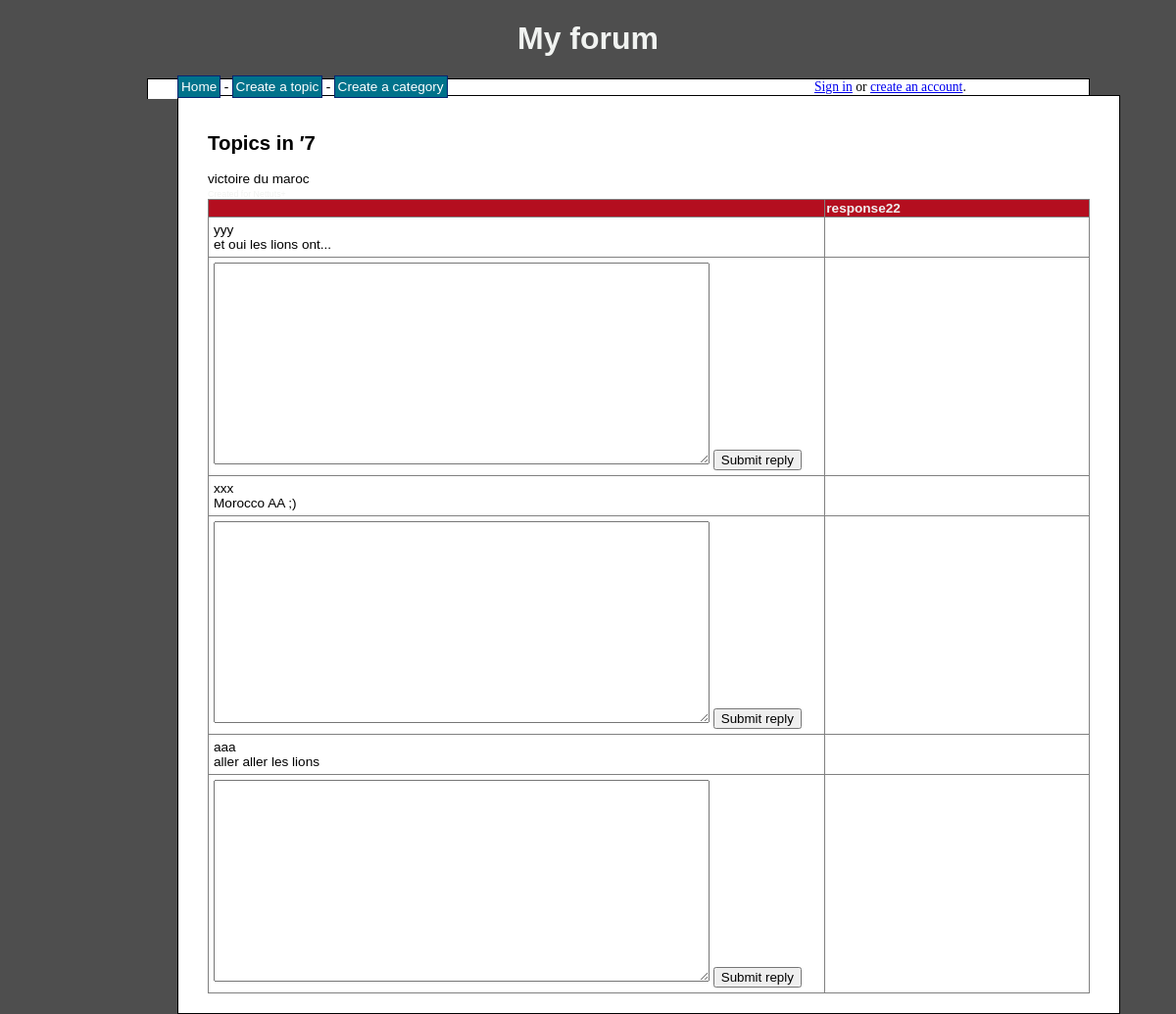
/Admin/topic.php?id=7, run on the app's committed database.
### tables this page shows
CREATE TABLE `topics` (
  `topic_id` int(8) NOT NULL,
  `topic_subject` varchar(255) NOT NULL,
  `topic_date` datetime NOT NULL,
  `topic_cat` int(8) NOT NULL,
  `topic_by` int(8) NOT NULL
);

CREATE TABLE `posts` (
  `post_id` int(8) NOT NULL,
  `post_content` text NOT NULL,
  `post_date` datetime NOT NULL,
  `post_topic` int(8) NOT NULL,
  `post_by` int(8) NOT NULL
);

CREATE TABLE `users` (
  `user_id` int(8) NOT NULL,
  `user_name` varchar(30) NOT NULL,
  `user_pass` varchar(255) NOT NULL,
  `user_email` varchar(255) NOT NULL,
  `user_date` datetime NOT NULL,
  `user_level` int(8) NOT NULL
);

### Admin/topic.php (the view, shortened to what this page needs)
<?php
include 'header.php';
$sql = "SELECT
             topic_id,
            topic_subject
        FROM
            topics
        WHERE
            topics.topic_id = " . mysql_real_escape_string($_GET['id']);
$result = mysql_query($sql);
if(!$result)
{
    echo 'The topic could not be displayed, please try again later.' . mysql_error();
}
else
{
    if(mysql_num_rows($result) == 0)
    {
        echo 'This topic does not exist.';
    }
    else
    {
        while($row = mysql_fetch_assoc($result))
        {
            echo '<h2>Topics in ′' . $row['topic_id'] .'</h2>';
			echo $row['topic_subject'];
        }
        $sql = "SELECT
    posts.post_topic,
    posts.post_content,
    posts.post_date,
    posts.post_by,
    users.user_id,
    users.user_name
FROM
    posts
LEFT JOIN
    users
ON
    posts.post_by = users.user_id
WHERE
    posts.post_topic = " . mysql_real_escape_string($_GET['id']);
        $result = mysql_query($sql);
        if(!$result)
        {
            echo 'The topics could not be displayed, please try again later.';
        }
        else
        {
            if(mysql_num_rows($result) == 0)
            {
                echo 'There are no topics in this category yet.';
            }
            else
            {
                echo '<table border="1">
                      <tr>
                        <th>'. $row['post_topic'] . '</th>
                        <th>response22</th>
                      </tr>';
                while($row = mysql_fetch_assoc($result))
                {
                    echo '<tr>';
                        echo '<td class="leftpart">';
							echo $row['user_name'].'<br/>';
							echo $row['post_content'].'<br/>';
                        echo '</td>';
                        echo '<td class="rightpart">';
                        echo '</td>';
                    echo '</tr>';
			   echo '<tr>';
                   echo '<td>'  ;
				   echo '<form method="post" action="reply.php?id='. $row['post_topic'] . '">
                          <textarea name="reply-content"></textarea>
                           <input type="submit" value="Submit reply" />
                        </form>';
				   echo '</td>';
			  echo '</tr>';
			   }
			}
		}
	}
	}
include 'footer.php';
?>

### Admin/style.css (style rules this page uses)
body { background-color: #4E4E4E; text-align: center; }
table { border-collapse: collapse; width: 100%; }
th { background-color: #B40E1F; color: #F0F0F0; }
td { padding: 5px; }
.leftpart { width: 70%; }
.rightpart { width: 30%; }
textarea { width: 500px; height: 200px; }

### data on the page
topics: topic_id "7", topic_subject "victoire du maroc"
posts: users.user_name "yyy", post_content "et oui les lions ont..."
posts: users.user_name "xxx", post_content "Morocco AA ;)"
posts: users.user_name "aaa", post_content "aller aller les lions"
